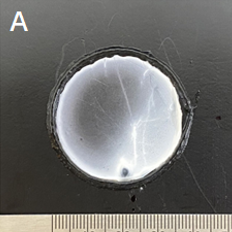
#> input picture tests/Samples/TCD4-GPED4.0.png, 232 x 232 px, found by its file name
$ python auto_tune_detail_preservation.py
#> lines starting #> are read from the running program, lines starting #| are printed output that depends on the picture; after the words box and inside, x2 and y2 are one past the last pixel; in counts of white or black regions, pixels touching at a corner belong together
"""
Auto-Tuning Script for Detail Preservation in Thickness Maps

This script systematically tests different parameter combinations to find
settings that preserve fine detail in the thickness heatmap.

The problem: Current pipeline is "flattening" the image, losing subtle
thickness variations that are visible in the original.

Metrics used to measure detail preservation:
1. Local variance ratio - preserved local texture
2. Entropy ratio - information content preserved
3. Frequency content ratio - high-frequency features preserved
4. Gradient magnitude ratio - edge/detail sharpness preserved

Author: ESNF Mat Analyzer Team
Date: 2026-01-29
"""

import numpy as np
import cv2
from pathlib import Path
from dataclasses import dataclass, field
from typing import Dict, List, Tuple, Optional, Any
import json
from datetime import datetime
import matplotlib.pyplot as plt
from scipy import ndimage
from scipy.stats import entropy as scipy_entropy


@dataclass
class DetailMetrics:
    """Metrics measuring detail preservation."""
    local_variance: float = 0.0  # Mean local variance (texture)
    entropy: float = 0.0  # Shannon entropy (information content)
    high_freq_power: float = 0.0  # Power in high frequencies
    gradient_magnitude: float = 0.0  # Mean gradient (edge strength)
    dynamic_range: float = 0.0  # Max - min value
    percentile_range: float = 0.0  # 98th - 2nd percentile
    global_gradient_strength: float = 0.0  # NEW: Measures residual illumination gradient

    # [10 lines left out: function to_dict, not called in this run]


@dataclass
class TuningResult:
    """Result from one parameter combination test."""
    params: Dict[str, Any]
    input_metrics: DetailMetrics
    output_metrics: DetailMetrics
    preservation_scores: Dict[str, float]  # Ratio of output/input for each metric
    overall_score: float = 0.0
    notes: List[str] = field(default_factory=list)


class DetailPreservationAnalyzer:
    """Analyzes how well detail is preserved through processing."""

    def __init__(self, window_size: int = 15):
        self.window_size = window_size

    def compute_metrics(self, image: np.ndarray, mask: Optional[np.ndarray] = None) -> DetailMetrics:
        """
        Compute detail metrics for an image.

        Args:
            image: Grayscale image (any dtype, will be normalized)
            mask: Optional mask for region of interest
        """
        # Normalize to 0-1 float
        img = image.astype(np.float64)
        if img.max() > img.min():
            img = (img - img.min()) / (img.max() - img.min())

        if mask is not None:
            mask = mask.astype(bool)
        else:
            mask = np.ones_like(img, dtype=bool)

        metrics = DetailMetrics()

        # 1. Local variance (texture measure)
        local_mean = ndimage.uniform_filter(img, size=self.window_size)
        local_sqr_mean = ndimage.uniform_filter(img**2, size=self.window_size)
        local_var = local_sqr_mean - local_mean**2
        local_var = np.clip(local_var, 0, None)  # Numerical stability
        metrics.local_variance = float(np.mean(local_var[mask]))

        # 2. Entropy (information content)
        # Use histogram-based entropy
        masked_values = img[mask]
        hist, _ = np.histogram(masked_values, bins=256, range=(0, 1))
        hist = hist / hist.sum()  # Normalize to probability
        hist = hist[hist > 0]  # Remove zeros for log
        metrics.entropy = float(-np.sum(hist * np.log2(hist)))

        # 3. High frequency power (FFT-based)
        # Pad to avoid edge effects
        padded = np.pad(img, self.window_size, mode='reflect')
        fft = np.fft.fft2(padded)
        fft_shift = np.fft.fftshift(fft)
        magnitude = np.abs(fft_shift)

        # Create high-pass mask (exclude low frequencies)
        h, w = magnitude.shape
        cy, cx = h // 2, w // 2
        y, x = np.ogrid[:h, :w]
        low_freq_radius = min(h, w) // 8  # Low frequencies = inner 1/8
        high_pass_mask = np.sqrt((x - cx)**2 + (y - cy)**2) > low_freq_radius

        total_power = np.sum(magnitude**2)
        high_freq_power = np.sum((magnitude * high_pass_mask)**2)
        metrics.high_freq_power = float(high_freq_power / (total_power + 1e-10))

        # 4. Gradient magnitude (edge strength)
        gy, gx = np.gradient(img)
        gradient_mag = np.sqrt(gx**2 + gy**2)
        metrics.gradient_magnitude = float(np.mean(gradient_mag[mask]))

        # 5. Dynamic range
        metrics.dynamic_range = float(img[mask].max() - img[mask].min())

        # 6. Percentile range (robust to outliers)
        metrics.percentile_range = float(
            np.percentile(img[mask], 98) - np.percentile(img[mask], 2)
        )

        # 7. Global gradient strength (measures illumination gradient)
        # Fit linear plane to the masked region and measure slope
        h_img, w_img = img.shape
        y_grid, x_grid = np.mgrid[:h_img, :w_img]
        y_pts = y_grid[mask].flatten()
        x_pts = x_grid[mask].flatten()
        z_pts = img[mask].flatten()

        # Fit: z = a*x + b*y + c
        A = np.column_stack([x_pts, y_pts, np.ones_like(x_pts)])
        coeffs, _, _, _ = np.linalg.lstsq(A, z_pts, rcond=None)

        # Gradient strength = magnitude of (a, b) normalized by image dimensions
        gradient_strength = np.sqrt(coeffs[0]**2 + coeffs[1]**2)
        # Normalize by typical scale
        metrics.global_gradient_strength = float(gradient_strength * min(h_img, w_img))

        return metrics

    def compute_preservation_scores(
        self,
        input_metrics: DetailMetrics,
        output_metrics: DetailMetrics
    ) -> Dict[str, float]:
        """Compute preservation ratio for each metric (1.0 = perfect preservation)."""
        scores = {}

        for field_name in ['local_variance', 'entropy', 'high_freq_power',
                          'gradient_magnitude', 'percentile_range']:
            input_val = getattr(input_metrics, field_name)
            output_val = getattr(output_metrics, field_name)

            if input_val > 1e-10:
                # Ratio, capped at 1.0 (can't have more detail than input)
                scores[field_name] = min(1.0, output_val / input_val)
            else:
                scores[field_name] = 1.0 if output_val < 1e-10 else 0.0

        # Special handling for gradient reduction - we WANT this to decrease
        input_gradient = input_metrics.global_gradient_strength
        output_gradient = output_metrics.global_gradient_strength
        if input_gradient > 1e-10:
            # Score is higher when gradient is reduced
            # 1.0 = gradient completely removed, 0.0 = gradient unchanged or worse
            gradient_reduction = 1.0 - min(1.0, output_gradient / input_gradient)
            scores['gradient_reduction'] = gradient_reduction
        else:
            scores['gradient_reduction'] = 1.0  # No gradient to reduce

        return scores

    def compute_overall_score(
        self,
        preservation_scores: Dict[str, float],
        input_metrics: Optional[DetailMetrics] = None,
        output_metrics: Optional[DetailMetrics] = None,
    ) -> float:
        """
        Compute weighted overall preservation score.

        Weights emphasize:
        - local_variance: texture preservation (important)
        - entropy: information preservation (important)
        - high_freq_power: fine detail (very important)
        - gradient_magnitude: edge sharpness (important)
        - percentile_range: dynamic range (moderate)
        - gradient_reduction: removing illumination gradient (important!)
        """
        weights = {
            'local_variance': 0.20,
            'entropy': 0.15,
            'high_freq_power': 0.25,
            'gradient_magnitude': 0.10,
            'percentile_range': 0.10,
            'gradient_reduction': 0.20,  # NEW: reward gradient removal
        }

        score = 0.0
        for metric, weight in weights.items():
            score += weight * preservation_scores.get(metric, 0.0)

        return score


class PipelineParameterTuner:
    """
    Automatic tuning system for finding optimal parameters.

    Tests combinations of:
    - Background correction method and strength
    - Thickness model parameters
    - Colormap gamma/scaling
    """

    def __init__(self, image_path: Optional[Path] = None):
        self.image_path = image_path
        self.original_image: Optional[np.ndarray] = None
        self.mat_mask: Optional[np.ndarray] = None
        self.analyzer = DetailPreservationAnalyzer()
        self.results: List[TuningResult] = []

    def load_image(self, path: Path) -> np.ndarray:
        """Load and prepare image for testing."""
        img = cv2.imread(str(path), cv2.IMREAD_GRAYSCALE)
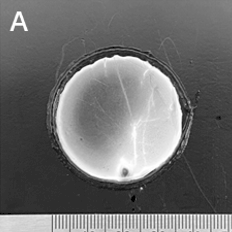
#> img: shape (232, 232); min 0, max 255, mean 110
#|   Image size: (232, 232)
        if img is None:
            raise ValueError(f"Could not load image: {path}")
        self.original_image = img
        self.image_path = path
        return img

    def detect_mat_region(self, image: np.ndarray) -> np.ndarray:
        """Simple mat detection for testing purposes."""
        # Use Otsu's threshold to find bright mat region
        blur = cv2.GaussianBlur(image, (5, 5), 0)
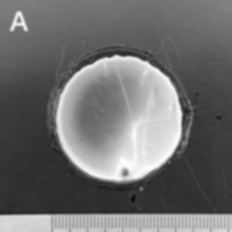
#> blur: shape (232, 232); min 5, max 254, mean 110
        _, thresh = cv2.threshold(blur, 0, 255, cv2.THRESH_BINARY + cv2.THRESH_OTSU)
#> thresh: shape (232, 232); 26.8% white; 3 white regions

        # Find largest contour (mat)
        contours, _ = cv2.findContours(thresh, cv2.RETR_EXTERNAL, cv2.CHAIN_APPROX_SIMPLE)
#> contours = 3 contours; box (x1, y1, x2, y2) and area: (55, 55, 182, 182) 12436, (0, 214, 232, 232) 3826, (9, 10, 29, 32) 209
#> (the rest of the program and of its run is left out)
